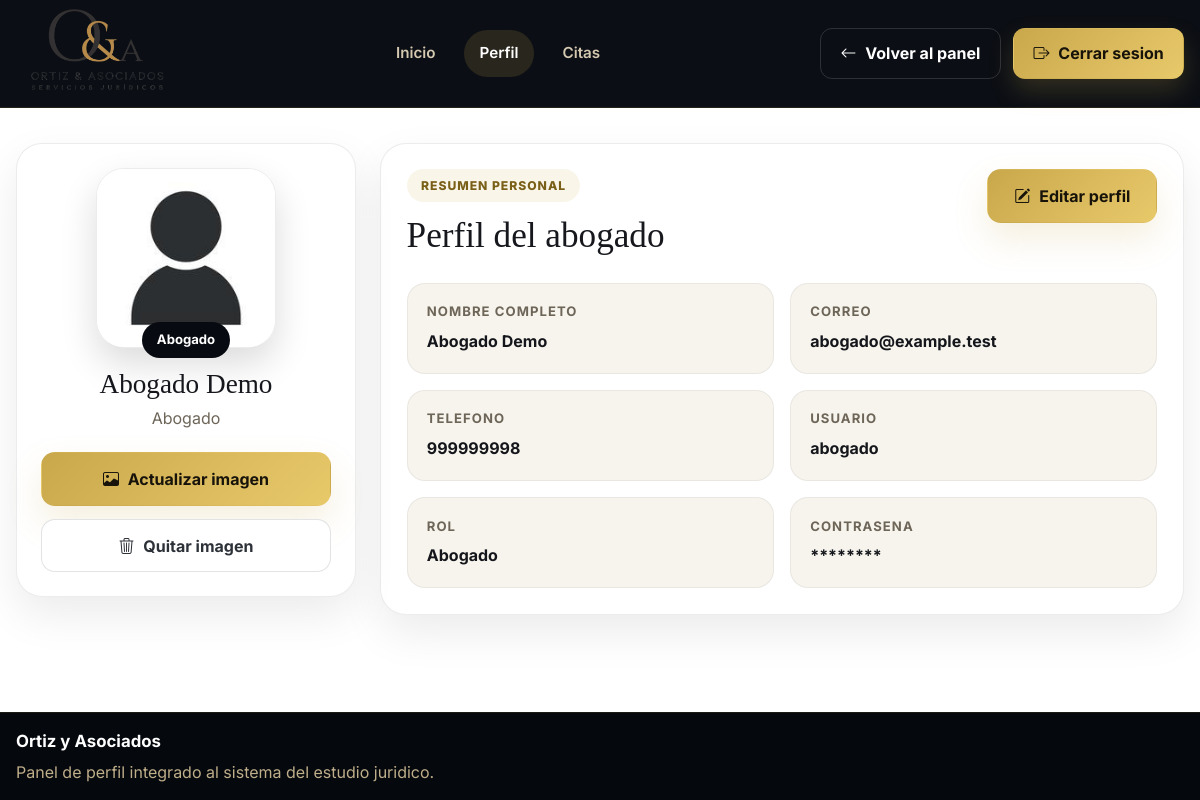
/Abogado/Perfil.php (signed in), run on the app's committed database.
### tables this page shows
CREATE TABLE IF NOT EXISTS usuarios (
  id INT AUTO_INCREMENT PRIMARY KEY,
  nombre VARCHAR(100) NOT NULL,
  apellido_paterno VARCHAR(100) NOT NULL,
  apellido_materno VARCHAR(100) NULL,
  correo VARCHAR(150) NOT NULL UNIQUE,
  telefono VARCHAR(30) NULL,
  usuario VARCHAR(80) NOT NULL UNIQUE,
  `contrasena` VARCHAR(255) NOT NULL,
  rol ENUM('cliente', 'abogado', 'administrador') NOT NULL DEFAULT 'cliente',
  imagen VARCHAR(255) NOT NULL DEFAULT 'default.png',
  is_active TINYINT(1) NOT NULL DEFAULT 1,
  creado_en TIMESTAMP NOT NULL DEFAULT CURRENT_TIMESTAMP,
  last_login_at DATETIME NULL,
  password_change_required TINYINT(1) NOT NULL DEFAULT 0,
  estado_cliente VARCHAR(30) NOT NULL DEFAULT 'activo',
  INDEX idx_usuarios_estado_cliente (rol, estado_cliente, is_active)
);

### resources/views/Abogado/Perfil.php (called while the page is built, shortened)
<?php
require_once 'model/Usuario.php';
require_once __DIR__ . '/config/app.php';
$base_url = app_base_url();
$profilePageTitle = 'Perfil del abogado';
$profileHomeUrl = $base_url . 'Abogado/PanelPrincipal.php';
$profileBackUrl = $base_url . 'Abogado/PanelPrincipal.php';
$profileBackLabel = 'Volver al panel';
$profileNavItems = [
    ['label' => 'Inicio', 'href' => $base_url . 'Abogado/PanelPrincipal.php', 'active' => false],
    ['label' => 'Perfil', 'href' => $base_url . 'Abogado/Perfil.php', 'active' => true],
    ['label' => 'Citas', 'href' => $base_url . 'Abogado/Citas.php', 'active' => false],
];
include __DIR__ . '/../Compartido/PlantillaPerfil.php';

### public/Abogado/Perfil.php (called while the page is built, shortened)
<?php
require_once dirname(__DIR__, 2) . '/resources/views/Abogado/Perfil.php';
?>

### config/app.php (called while the page is built, shortened)
<?php
if (!function_exists('app_base_url')) {
function app_base_url() {
    $configuredBaseUrl = getenv('APP_BASE_URL');
    $https = (!empty($_SERVER['HTTPS']) && $_SERVER['HTTPS'] !== 'off');
    $scheme = $https ? 'https' : 'http';
    $host = $_SERVER['HTTP_HOST'] ?? 'localhost';
    return $scheme . '://' . $host . '/';
}
}
?>

### app/Helpers/Conexion.php (called while the page is built, shortened)
<?php
class Conexion {
    public $conn;
    public function __construct() {
        $this->servername = getenv('DB_HOST') ?: 'localhost';
        $this->username = getenv('DB_USER') ?: 'root';
        $this->password = getenv('DB_PASSWORD') !== false ? getenv('DB_PASSWORD') : '';
        $this->dbname = getenv('DB_NAME') ?: 'estudiojuridico';
        $this->port = (int) (getenv('DB_PORT') ?: 3307);
        $this->conn = new mysqli($this->servername, $this->username, $this->password, $this->dbname, $this->port);
        $this->conn->set_charset('utf8mb4');
    }
    public function getConnection() {
        return $this->conn;
    }
}
?>

### app/Repositories/UsuarioDAO.php (called while the page is built, shortened)
<?php
require_once dirname(__DIR__) . '/Helpers/Conexion.php';
require_once dirname(__DIR__) . '/Models/Usuario.php';
class UsuarioDAO
{
    private $conn;
    public function __construct()
    {
        $conexion = new Conexion();
        $this->conn = $conexion->getConnection();
        $this->ensureClienteLifecycleSchema();
    }
    public function obtenerPorId($id)
    {
        $sql = "SELECT * FROM usuarios WHERE id = ?";
        $stmt = $this->conn->prepare($sql);
        $stmt->bind_param('i', $id);
        $stmt->execute();
        $result = $stmt->get_result();
        if ($result->num_rows == 1) {
            $row = $result->fetch_assoc();
            return $this->mapearUsuario($row);
        }
        return null;
    }
    private function ensureClienteLifecycleSchema(): void
    {
        $this->ensureColumn('usuarios', 'last_login_at', 'DATETIME NULL AFTER creado_en');
        $this->ensureColumn('usuarios', 'password_change_required', 'TINYINT(1) NOT NULL DEFAULT 0 AFTER last_login_at');
        $this->ensureColumn('usuarios', 'estado_cliente', "VARCHAR(30) NOT NULL DEFAULT 'activo' AFTER password_change_required");
        $this->conn->query(
            "CREATE TABLE IF NOT EXISTS clientes_eliminados (
                id BIGINT AUTO_INCREMENT PRIMARY KEY,
                usuario_hash CHAR(64) NOT NULL,
                correo_hash CHAR(64) NULL,
                motivo VARCHAR(160) NOT NULL,
                eliminado_por INT NULL,
                eliminado_en TIMESTAMP NOT NULL DEFAULT CURRENT_TIMESTAMP,
                UNIQUE KEY uq_clientes_eliminados_usuario_hash (usuario_hash),
                INDEX idx_clientes_eliminados_correo_hash (correo_hash)
            ) ENGINE=InnoDB DEFAULT CHARSET=utf8mb4 COLLATE=utf8mb4_unicode_ci"
        );
    }
    private function ensureColumn(string $table, string $column, string $definition): void
    {
        $stmt = $this->conn->prepare(
            "SELECT COUNT(*) AS total
             FROM information_schema.COLUMNS
             WHERE TABLE_SCHEMA = DATABASE() AND TABLE_NAME = ? AND COLUMN_NAME = ?"
        );
        $stmt->bind_param('ss', $table, $column);
        $stmt->execute();
        $exists = (int) $stmt->get_result()->fetch_assoc()['total'] > 0;
    }
    private function mapearUsuario(array $row)
    {
        $usuario = new Usuario();
        $usuario->setId($row['id']);
        $usuario->setNombre($row['nombre']);
        $usuario->setApellidoPaterno($row['apellido_paterno']);
        $usuario->setApellidoMaterno($row['apellido_materno']);
        $usuario->setCorreo($row['correo']);
        $usuario->setTelefono($row['telefono']);
        $usuario->setUsuario($row['usuario']);
        $usuario->setContrasena($row['contrasena']);
        $usuario->setRol($row['rol']);
        $usuario->setImagen($row['imagen']);
        $usuario->setIsActive($row['is_active'] ?? 1);
        $usuario->setCreadoEn($row['creado_en'] ?? null);
        $usuario->setLastLoginAt($row['last_login_at'] ?? null);
        $usuario->setPasswordChangeRequired($row['password_change_required'] ?? 0);
        $usuario->setEstadoCliente($row['estado_cliente'] ?? 'activo');
        return $usuario;
    }
}

### app/Models/Usuario.php (called while the page is built, shortened)
<?php
class Usuario {
    private $id;
    private $nombre;
    private $apellido_paterno;
    private $apellido_materno;
    private $correo;
    private $telefono;
    private $usuario;
    private $imagen;
    public function getId() {
        return $this->id;
    }
    public function setId($id) {
        $this->id = $id;
    }
    public function getNombre() {
        return $this->nombre;
    }
    public function setNombre($nombre) {
        $this->nombre = $nombre;
    }
    public function getApellidoPaterno() {
        return $this->apellido_paterno;
    }
    public function setApellidoPaterno($apellido_paterno) {
        $this->apellido_paterno = $apellido_paterno;
    }
    public function getApellidoMaterno() {
        return $this->apellido_materno;
    }
    public function setApellidoMaterno($apellido_materno) {
        $this->apellido_materno = $apellido_materno;
    }
    public function getCorreo() {
        return $this->correo;
    }
    public function setCorreo($correo) {
        $this->correo = $correo;
    }
    public function getTelefono() {
        return $this->telefono;
    }
    public function setTelefono($telefono) {
        $this->telefono = $telefono;
    }
    public function getUsuario() {
        return $this->usuario;
    }
    public function setUsuario($usuario) {
        $this->usuario = $usuario;
    }
    public function getImagen() {
        return $this->imagen;
    }
    public function setImagen($imagen) {
        $this->imagen = $imagen;
    }
}
?>

### config/storage.php (called while the page is built, shortened)
<?php
function storage_image_url($image, $baseUrl) {
    if (!$image || $image === 'default.png') {
        return rtrim($baseUrl, '/') . '/assets/img/default.png';
    }
    return rtrim($baseUrl, '/') . '/assets/img/' . $image;
}
?>

### resources/views/Compartido/PlantillaPerfil.php (the view, shortened to what this page needs)
<?php
require_once dirname(__DIR__, 3) . '/app/Models/Usuario.php';
require_once dirname(__DIR__, 3) . '/app/Repositories/UsuarioDAO.php';
require_once __DIR__ . '/config/storage.php';
require_once __DIR__ . '/config/app.php';
$base_url = app_base_url();
$usuarioSesion = $_SESSION['usuario'];
$usuarioId = $usuarioSesion->getId();
$rol = $usuarioSesion->getRol();
$usuarioDAO = new UsuarioDAO();
$usuario = $usuarioDAO->obtenerPorId($usuarioId);
$profilePageTitle = $profilePageTitle ?? 'Mi perfil';
$profileBackUrl = $profileBackUrl ?? ($base_url . 'index.php');
$profileBackLabel = $profileBackLabel ?? 'Volver';
$profileHomeUrl = $profileHomeUrl ?? $profileBackUrl;
$profileNavItems = $profileNavItems ?? [];
$rolLabels = [
    'cliente' => 'Cliente',
    'abogado' => 'Abogado',
    'administrador' => 'Administrador',
];
$rolLabel = $rolLabels[$rol] ?? ucfirst($rol);
$fullName = trim($usuario->getNombre() . ' ' . $usuario->getApellidoPaterno() . ' ' . $usuario->getApellidoMaterno());
?>
<!DOCTYPE html>
<html lang="es">
<head>
    <link href="https://cdn.jsdelivr.net/npm/bootstrap@5.3.3/dist/css/bootstrap.min.css" rel="stylesheet">
    <link href="https://cdn.jsdelivr.net/npm/bootstrap-icons@1.11.3/font/bootstrap-icons.css" rel="stylesheet">
    <link rel="stylesheet" href="<?php echo $base_url; ?>assets/css/profile.css">
</head>
<body class="profile-page">
    <header class="profile-header">
        <div class="profile-shell profile-header__inner">
            <a href="<?php echo htmlspecialchars($profileHomeUrl); ?>" class="profile-brand">
                <img src="<?php echo $base_url; ?>assets/img/Ortiz_y_Asociados.png" alt="Ortiz y Asociados" class="profile-brand__logo">
            </a>
            <?php if (!empty($profileNavItems)) : ?>
                <nav class="profile-nav" aria-label="Navegacion de perfil">
                    <?php foreach ($profileNavItems as $item) : ?>
                        <a
                            href="<?php echo htmlspecialchars($item['href']); ?>"
                            class="profile-nav__link<?php echo !empty($item['active']) ? ' is-active' : ''; ?>">
                            <?php echo htmlspecialchars($item['label']); ?>
                        </a>
                    <?php endforeach; ?>
                </nav>
            <?php endif; ?>
            <div class="profile-header__actions">
                <?php if (!empty($profileBackUrl)) : ?>
                    <a href="<?php echo htmlspecialchars($profileBackUrl); ?>" class="profile-header__button profile-header__button--ghost">
                        <i class="bi bi-arrow-left"></i>
                        <span><?php echo htmlspecialchars($profileBackLabel); ?></span>
                    </a>
                <?php endif; ?>
                <a href="<?php echo $base_url; ?>CerrarSesion.php" class="profile-header__button profile-header__button--dark">
                    <i class="bi bi-box-arrow-right"></i>
                    <span>Cerrar sesion</span>
                </a>
            </div>
        </div>
    </header>
    <main class="profile-main">
        <div class="profile-shell">
            <section class="profile-layout">
                <aside class="profile-card profile-card--sidebar">
                    <div class="profile-avatar-wrap">
                        <img
                            src="<?php echo storage_image_url($usuario->getImagen(), $base_url); ?>"
                            alt="Imagen de perfil"
                            class="profile-avatar">
                        <span class="profile-role-chip"><?php echo htmlspecialchars($rolLabel); ?></span>
                    </div>
                    <div class="profile-identity">
                        <h2><?php echo htmlspecialchars($fullName); ?></h2>
                        <p><?php echo htmlspecialchars($rolLabel); ?></p>
                    </div>
                    <div class="profile-upload">
                        <form action="<?php echo $base_url; ?>Controladores/ControladorPerfil.php" method="POST" enctype="multipart/form-data" id="uploadForm">
                            <button type="button" class="profile-action-button profile-action-button--primary" onclick="document.getElementById('imagen').click();">
                                <i class="bi bi-image"></i>
                                <span>Actualizar imagen</span>
                            </button>
                        </form>
                        <form action="<?php echo $base_url; ?>Controladores/ControladorPerfil.php" method="POST">
                            <button type="submit" class="profile-action-button profile-action-button--muted">
                                <i class="bi bi-trash3"></i>
                                <span>Quitar imagen</span>
                            </button>
                        </form>
                    </div>
                </aside>
                <section class="profile-card profile-card--content">
                    <div class="profile-card__head">
                        <div>
                            <span class="profile-card__eyebrow">Resumen personal</span>
                            <h2><?php echo htmlspecialchars($profilePageTitle); ?></h2>
                        </div>
                        <?php if ($rol === 'abogado' || $rol === 'cliente') : ?>
                            <button class="profile-edit-button" data-bs-toggle="modal" data-bs-target="#editPerfilModal" type="button">
                                <i class="bi bi-pencil-square"></i>
                                <span>Editar perfil</span>
                            </button>
                        <?php endif; ?>
                    </div>
                    <div class="profile-details">
                        <article class="profile-detail">
                            <span>Nombre completo</span>
                            <strong><?php echo htmlspecialchars($fullName); ?></strong>
                        </article>
                        <article class="profile-detail">
                            <span>Correo</span>
                            <strong><?php echo htmlspecialchars($usuario->getCorreo()); ?></strong>
                        </article>
                        <article class="profile-detail">
                            <span>Telefono</span>
                            <strong><?php echo htmlspecialchars($usuario->getTelefono() ?: 'No registrado'); ?></strong>
                        </article>
                        <article class="profile-detail">
                            <span>Usuario</span>
                            <strong><?php echo htmlspecialchars($usuario->getUsuario()); ?></strong>
                        </article>
                        <article class="profile-detail">
                            <span>Rol</span>
                            <strong><?php echo htmlspecialchars($rolLabel); ?></strong>
                        </article>
                        <article class="profile-detail">
                            <span>Contrasena</span>
                            <strong>********</strong>
                        </article>
                    </div>
                </section>
            </section>
        </div>
    </main>
    <footer class="profile-footer">
        <div class="profile-shell profile-footer__inner">
            <div>
                <strong>Ortiz y Asociados</strong>
                <p>Panel de perfil integrado al sistema del estudio juridico.</p>
            </div>
        </div>
    </footer>
</body>
</html>

### data on the page
usuarios: imagen (placeholder picture), rol "Abogado", fullName "Abogado Demo", correo "abogado@example.test", telefono "999999998", usuario "abogado"

### other printed values
$item['label'] "Inicio"
$item['label'] "Perfil"
$item['label'] "Citas"
$profileBackLabel "Volver al panel"
$profilePageTitle "Perfil del abogado"
